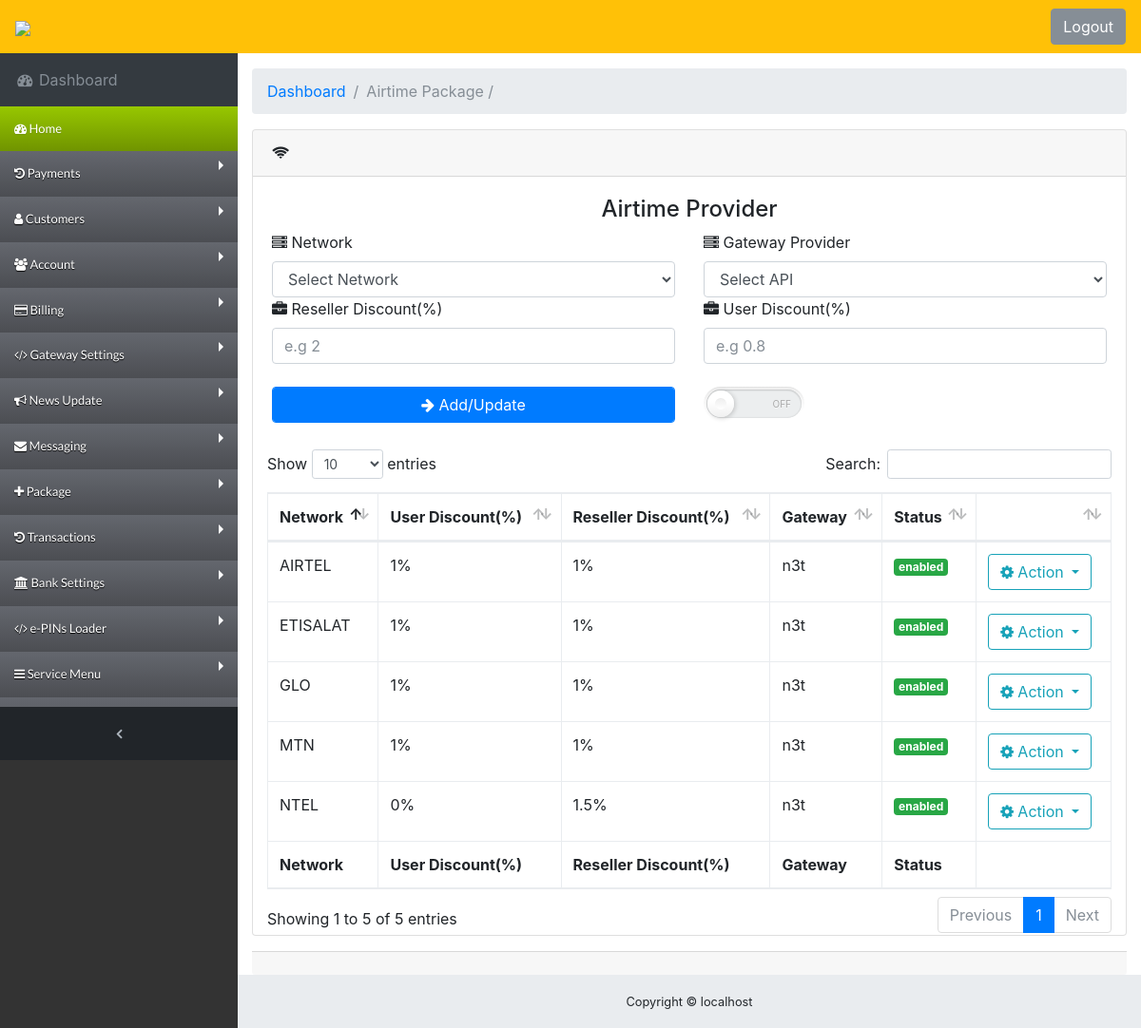
Page /app/administrator/airtime_package.php (signed in) on the committed database.
### tables this page shows
CREATE TABLE `airtime_package` (
  `serial` int(11) NOT NULL,
  `network` varchar(50) NOT NULL,
  `gateway` varchar(100) NOT NULL,
  `discount` float UNSIGNED NOT NULL,
  `user_discount` float UNSIGNED NOT NULL,
  `status` varchar(50) DEFAULT NULL
);

### app/administrator/airtime_package.php (the view, shortened to what this page needs)
<?php
require('../db.php');
include('../inc/logo.php');
include('inc/header.php');
?>
<body class="fixed-nav sticky-footer bg-dark" id="page-top">
  <?php include('inc/nav.php');?>
      </ul>
      <ul class="navbar-nav sidenav-toggler">
        <li class="nav-item">
          <a class="nav-link text-center" id="sidenavToggler">
            <i class="fa fa-fw fa-angle-left"></i>
          </a>
        </li>
      </ul>
      <ul class="navbar-nav ml-auto">
        <li class="nav-item">
        <a class="btn btn-secondary" href="logout.php">Logout</a>
        </li>
      </ul>
    </div>
  </nav>
  <div class="content-wrapper">
    <div class="container-fluid">
      <ol class="breadcrumb">
        <li class="breadcrumb-item">
          <a href="dashboard.php">Dashboard</a>
        </li>
        <li class="breadcrumb-item active">Airtime Package / </li>
      </ol>
      <div class="row">
        <div class="col-12">
          <div class="card mb-3">
        <div class="card-header">
          <i class="fa fa-wifi"></i> </div>
        <div class="card-body">
           <form method="POST" action="javascript:void(0)" id="airtimePackage">
         <h4 align="center"> Airtime Provider</h4>
          <div class="row ">
              <div class="col-6">
 <label><li class="fa fa-server"></li> Network</label>
 <select name="network" id="network" class="form-control">
   <option  selected hidden disabled >Select Network</option>
 </select>
 </div>
 <div class="col-6">
 <label><li class="fa fa-server"></li> Gateway Provider</label>
 <select name="gateway" class="form-control">
   <option  selected="" disabled="" >Select API </option>
 </select>
 </div>
<div class="col-6">
 <label><li class="fa fa-briefcase"></li> Reseller Discount(%)</label>
    <input type="text" name="discount"  class="form-control" placeholder="e.g 2" >
 </div>
 <div class="col-6">
 <label><li class="fa fa-briefcase"></li> User Discount(%)</label>
    <input type="text" name="userdiscount"  class="form-control" placeholder="e.g 0.8" >
 </div>
 <div class="col-6">
       <button type="submit" id="btn-add" class="form-control btn btn-primary solid"><li class="fa fa-arrow-right"></li> Add/Update</button>
     </div>
     <div class="col-3">
      <label class="switch ">
	<span class="switch-label" data-on="On" data-off="Off"></span>
	<span class="switch-handle"></span>
</label>
     </div>
 </div>
 </div>
<?php
function fetchairtime($conn){
		$Runqry = $conn->query("SELECT * FROM airtime_package");
	while($disc[] = $Runqry->fetch_assoc()){}
	return json_encode($disc);
}
		?>
     <table class="table table-bordered" id="dataTable" width="100%" cellspacing="0">
            <thead>
              <tr>
                  <th>Network</td>
                  <th>User Discount(%)</th>
               <th>Reseller Discount(%)</th>
              <th>Gateway</td>
              <th>Status</td>
                <th></th>
              </tr>
              </thead>
              <tfoot>
              <tr>
                 <th>Network</td>
              <th>User Discount(%)</th>
               <th>Reseller Discount(%)</th>
                <th>Gateway</td>
               <th>Status</td>
              <th></th>
              </tr>
              </tfoot>
              <tbody>
                <?php
              $json_disco = json_decode(fetchairtime($conn));
               foreach($json_disco as $row){
               for ($w = 0, $c = count($row); $w < $c; $w++){
                    if($row->status === 'enabled'){$color="success";} else {$color="danger";}
               ?>
                <tr>
                  <td><?php echo strtoupper($row->network); ?></td>
                  <td><?php echo $row->user_discount.'%'; ?></td>
                  <td><?php echo $row->discount.'%'; ?></td>
                  <td><?php echo $row->gateway; ?></td>
                  <td><badge class="badge badge-<?php echo $color;?>"><?php echo $row->status;?> </badge></td>
                    <td>
                    <div class="btn-group dropdown">
											<button type="button" class="btn btn-outline-info dropdown-toggle waves-effect" data-toggle="dropdown" aria-expanded="false"> <i class="fa fa-gear"></i> Action <span class="caret"></span> </button>
										</div>
                    </td>
                </tr>
              <?php } } ?>
                </tbody>
            </table>
        </div>
        <div class="card-footer small text-muted"></div>
      </div>
    </div>
        </div>
      </div>
   <?php include('inc/footer.php');?>

### app/administrator/css/sb-admin.css (style rules this page uses)
html { position: relative; min-height: 100%; }
body { overflow-x: hidden; }
body.sticky-footer { margin-bottom: 56px; }
body.sticky-footer .content-wrapper { min-height: calc(100vh - 56px - 56px); }
body.fixed-nav { padding-top: 56px; }
.content-wrapper { min-height: calc(100vh - 56px); padding-top: 1rem; }
#mainNav .navbar-collapse .navbar-nav .nav-item .nav-link { cursor: pointer; }
#mainNav .navbar-collapse .sidenav-toggler { display: none; }
#mainNav.fixed-top .sidenav-toggler { display: none; }
@media (min-width: 992px) { #mainNav.fixed-top .sidenav-toggler { position: absolute; top: 0; left: 0; display: flex; overflow-x: hidden; overflow-y: auto; -webkit-flex-direction: column; -ms-flex-direction: column; flex-direction: column; margin-top: calc(100vh - 56px); } }
@media (min-width: 992px) { #mainNav.fixed-top .sidenav-toggler > .nav-item { width: 250px; padding: 0; } }
@media (min-width: 992px) { #mainNav.fixed-top .sidenav-toggler > .nav-item > .nav-link { padding: 1em; } }
#mainNav.fixed-top.navbar-dark .sidenav-toggler { background-color: #212529; }
#mainNav.fixed-top.navbar-dark .sidenav-toggler a i { color: #adb5bd; }
.content-wrapper { overflow-x: hidden; background: white; }
@media (min-width: 992px) { .content-wrapper { margin-left: 250px; } }
#sidenavToggler i { font-weight: 800; }

### app/administrator/css/switchButton.css (style rules this page uses)
.switch { position: relative; display: block; vertical-align: top; width: 100px; height: 30px; padding: 3px; margin: 0 10px 10px 0; background: linear-gradient(to bottom, #eeeeee, #FFFFFF 25px); background-image: -webkit-linear-gradient(top, #eeeeee, #FFFFFF 25px); border-radius: 18px; box-shadow: inset 0 -1px white, inset 0 1px 1px rgba(0, 0, 0, 0.05); cursor: pointer; box-sizing:content-box; }
.switch-label { position: relative; display: block; height: inherit; font-size: 10px; text-transform: uppercase; background: #eceeef; border-radius: inherit; box-shadow: inset 0 1px 2px rgba(0, 0, 0, 0.12), inset 0 0 2px rgba(0, 0, 0, 0.15); box-sizing:content-box; }
.switch-label:before, .switch-label:after { position: absolute; top: 50%; margin-top: -.5em; line-height: 1; -webkit-transition: inherit; -moz-transition: inherit; -o-transition: inherit; transition: inherit; box-sizing:content-box; }
.switch-label:before { content: attr(data-off); right: 11px; color: #aaaaaa; text-shadow: 0 1px rgba(255, 255, 255, 0.5); }
.switch-label:after { content: attr(data-on); left: 11px; color: #FFFFFF; text-shadow: 0 1px rgba(0, 0, 0, 0.2); opacity: 0; }
.switch-handle { position: absolute; top: 4px; left: 4px; width: 28px; height: 28px; background: linear-gradient(to bottom, #FFFFFF 40%, #f0f0f0); background-image: -webkit-linear-gradient(top, #FFFFFF 40%, #f0f0f0); border-radius: 100%; box-shadow: 1px 1px 5px rgba(0, 0, 0, 0.2); }
.switch-handle:before { content: ""; position: absolute; top: 50%; left: 50%; margin: -6px 0 0 -6px; width: 12px; height: 12px; background: linear-gradient(to bottom, #eeeeee, #FFFFFF); background-image: -webkit-linear-gradient(top, #eeeeee, #FFFFFF); border-radius: 6px; box-shadow: inset 0 1px rgba(0, 0, 0, 0.02); }
.switch-label, .switch-handle { transition: All 0.3s ease; -webkit-transition: All 0.3s ease; -moz-transition: All 0.3s ease; -o-transition: All 0.3s ease; }

### app/administrator/inc/header.php (style rules this page uses)
* { box-sizing: border-box; }
.row:after { content: ""; display: table; clear: both; }

### rows in the picture
airtime_package: network "MTN", user_discount "1", discount "1", gateway "n3t", status "enabled"
airtime_package: network "AIRTEL", user_discount "1", discount "1", gateway "n3t", status "enabled"
airtime_package: network "GLO", user_discount "1", discount "1", gateway "n3t", status "enabled"
airtime_package: network "ETISALAT", user_discount "1", discount "1", gateway "n3t", status "enabled"
airtime_package: network "NTEL", user_discount "0", discount "1.5", gateway "n3t", status "enabled"

### other values in the picture
$_SERVER['SERVER_NAME'] "localhost"
